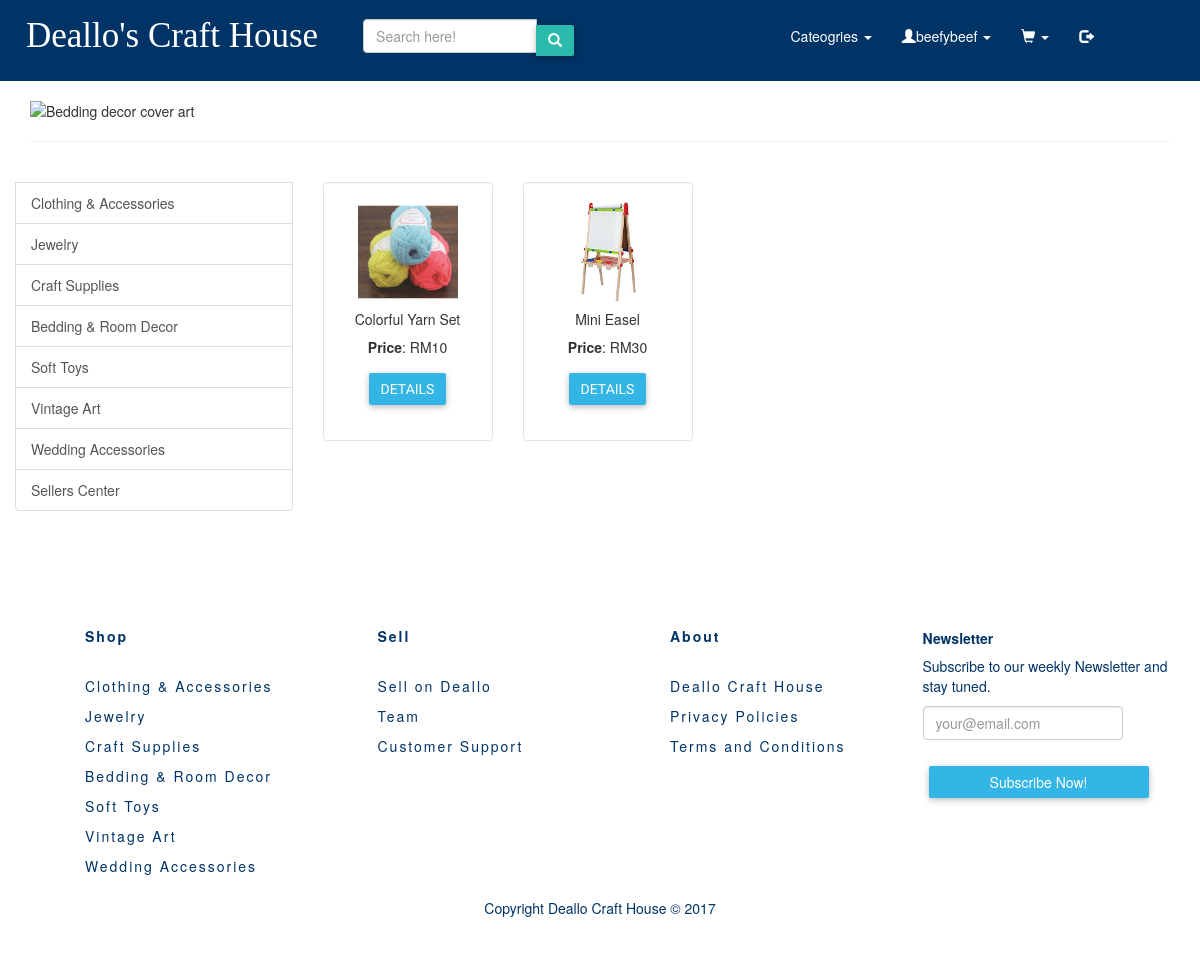
The page /pages/products/craftSupplies.php (signed in) on the database its author committed.
### tables this page shows
CREATE TABLE `product` (
  `id` int(11) NOT NULL,
  `name` varchar(80) NOT NULL,
  `summary` varchar(255) NOT NULL,
  `price` double NOT NULL,
  `quantity` varchar(10) NOT NULL,
  `image` varchar(100) NOT NULL,
  `product_owner` varchar(255) NOT NULL,
  `category` varchar(255) NOT NULL
);

### pages/products/craftSupplies.php (the view, shortened to what this page needs)
<?php include '../../includes/product_config.php' ?>
<!DOCTYPE html>
<html>
<head>
	<link rel="stylesheet=" href="../styles/bootstrap/bootstrap.css">
    <link rel="stylesheet" href="https://maxcdn.bootstrapcdn.com/bootstrap/3.3.7/css/bootstrap.min.css">
    <link rel="stylesheet" type="text/css" href="../../styles/test.css"/>
    <link rel="stylesheet" type="text/css" href="../../styles/footer.css"/>
    <link rel="stylesheet" type="text/css" href="../../styles/buttons.css"/>
</head>
<body>
<?php include "../../templates/navbar_product_pages.php" ?>
<div class="container">
	<div class="row">
        <div class="col-lg-7 col-md-7 col-sm-12 col-xs-12 coverImage">
            <img src="../../images/cover-art/weddingCover.png" alt="Bedding decor cover art" height="100%" class="img-responsive" width="100%"/>
        </div>
    </div>
	<hr/>
	<div class="row">
		<div class="list-group col-lg-3 col-md-3 col-sm-5 col-xs-6">
    <br>
			<a href="clothingAcc.php" class="list-group-item">Clothing &amp; Accessories</a>
			<a href="jewelry.php" class="list-group-item">Jewelry</a>
			<a href="craftSupplies.php" class="list-group-item">Craft Supplies</a>
			<a href="#" class="list-group-item">Bedding &amp; Room Decor</a>
			<a href="softToys.php" class="list-group-item">Soft Toys</a>
			<a href="vintage.php" class="list-group-item">Vintage Art</a>
			<a href="wedding.php" class="list-group-item">Wedding Accessories</a>
			<a href="../myProducts.php" class="list-group-item">Sellers Center</a>
		</div>
		<br/>
	<div class="row" id="products" >
     <?php
        $stmt = $dbh->prepare('SELECT * FROM product WHERE category= "Craft Supplies" LIMIT 4 OFFSET 0');
        if ($stmt->execute()) {
            while ($row = $stmt->fetch()) {
        ?>
          <div class="col-md-2">
          <div class="well" style="background-color: white;">
              <img src="../../images/product_images/<?php echo $row['image']; ?>" class="img-responsive mx-auto d-block" width="100px" height="100px" />
              <div class="text-center">
                <h5><?php echo $row['name'] ?></h5>
                <p><strong>Price</strong>: RM<?php echo $row['price'] ?><br/></p>
                <p>
                    <button type="button" class="btn btn-info" data-toggle="modal" data-target="#myModal-<?php echo $row['id'] ?>">Details</button>
                </p>
              </div>
          </div>
          </div>
        <?php
            }
        }
        ?>
        </div>
	</div>
	</div>
</body>
 <?php include "../../templates/footer_products.php" ?>
</html>

### styles/test.css (style rules this page uses)
body { background-color: #FFFFFF; }
a { color: inherit; }
.coverImage { width:100%; }
img { margin: auto; display: block; }

### styles/buttons.css (style rules this page uses)
button { font-family: 'Roboto', sans-serif; text-transform: uppercase; }
.btn { border-radius: 2px; border: 0; transition: .2s ease-out; color: #fff; margin: 6px; box-shadow: 0 2px 5px 0 rgba(0, 0, 0, 0.16), 0 2px 10px 0 rgba(0, 0, 0, 0.12); }
.btn-info { background: #33b5e5; }

### rows shown on the page
product: image (picture), name "Colorful Yarn Set", price "10"
product: image (picture), name "Mini Easel", price "30"

### other values the page prints
$_SESSION['username'] "beefybeef"
